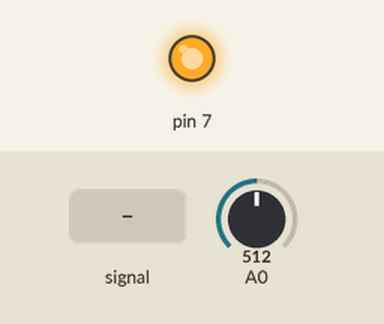
Bench run of a sketch on a simulated Arduino Uno, built with avr-gcc and run on an emulated ATmega328P. On the bench: output pins drawn as LEDs (lit = HIGH). Inputs (shaded band) come from the test bench; at power-on: A0 = 512. What the sketch prints to the serial monitor is not drawn.

Above: at 1.2 s.
1.3 s: A0 fed a 200 Hz sine of ±81 counts around its level
At 1.99 s:
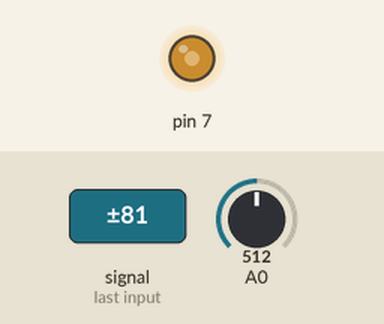
4.3 s: A0 set to 716
5.8 s: A0 set to 514
7.3 s: A0 set to 492
At 7.8 s:
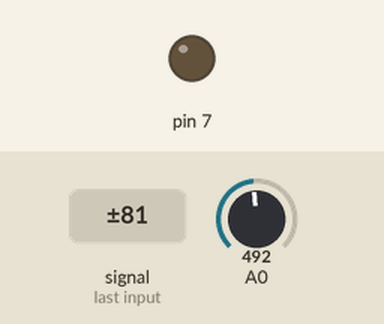
8.8 s: A0 set to 510
At 10.0 s:
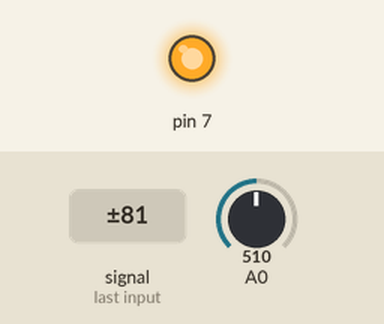
10.3 s: A0 set to 490
At 11.3 s:
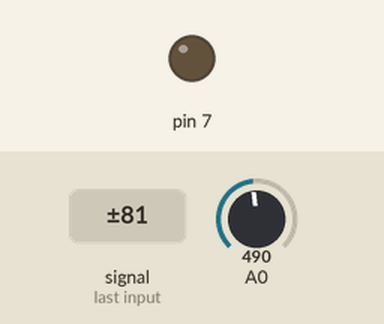
Timing chart, 0 to 12.8 s (numbered marks = the images above; inputs shaded):
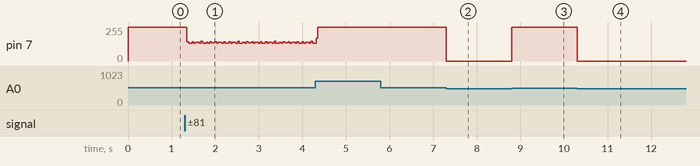

Measured:
- the behaviour switches between 500 and 499 on A0 (found by bisection; images 1 and 2)
- after the input at 1.3 s, pin 7: 255/255 → 145/255 after 0.05 s, then repeats every 0.84 s: 135/255 0.08 s, 145/255 0.04 s, 135/255 0.04 s, 141/255 0.08 s, 134/255 0.04 s, 148/255 0.04 s, 135/255 0.08 s, 141/255 0.04 s, 134/255 0.04 s, 145/255 0.04 s, 138/255 0.08 s, 145/255 0.04 s, 134/255 0.04 s, 141/255 0.08 s, 135/255 0.04 s, 145/255 0.04 s
- after the input at 7.3 s, pin 7: 255/255 → 0/255 at once
- after the input at 8.8 s, pin 7: 0/255 → 255/255 at once
- after the input at 10.3 s, pin 7: 255/255 → 0/255 at once

The sketch:

magnificent_wolt1__1_.ino
```cpp
void setup()
{
Serial.begin(96000);

  pinMode(7,OUTPUT);
}

void loop()
{
  int LDR=analogRead(A0);
  Serial.println(LDR);
  if(LDR<500)
  {
    digitalWrite(7,LOW);
  }
  else
  {
    digitalWrite(7,HIGH);
  }
}
```
